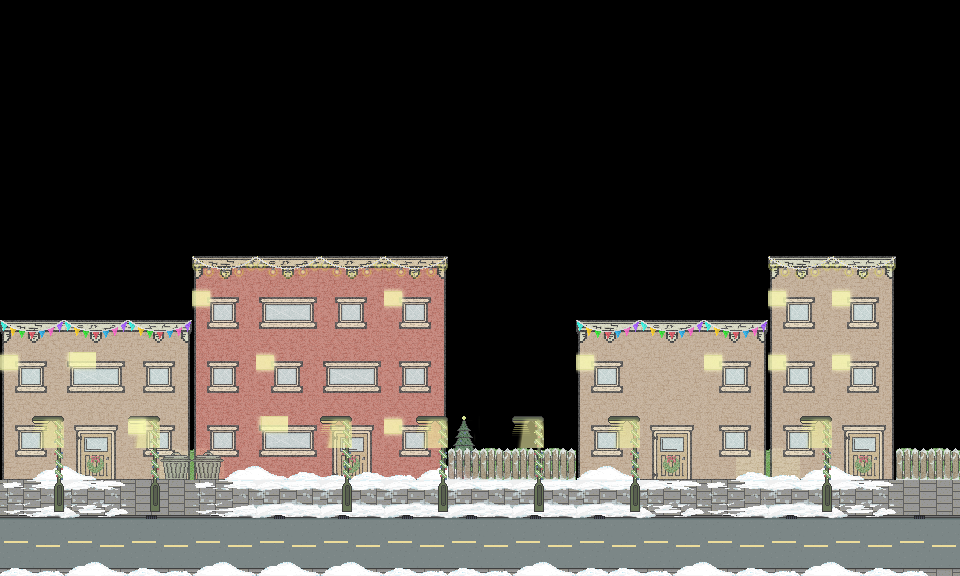

Tiled map render using the project's own tile images. Description and the map definition, with tile-layer contents summarised, below:
An orthogonal 30x18 tile map with 32x32 px tiles, 23 tile layers (bg_grass, bg_houses, bg_houses_lights, bg_houses_windows_doors, ...), 2 tilesets.

<map version="1.0" orientation="orthogonal" renderorder="right-down" width="30" height="18" tilewidth="32" tileheight="32" nextobjectid="1">
 <tileset firstgid="1" name="testsprite" tilewidth="32" tileheight="32">
  <image source="testsprite.png" width="640" height="640" />
 </tileset>
 <tileset firstgid="401" name="lights" tilewidth="32" tileheight="32">
  <image source="../lighting/lights.png" width="480" height="480" />
 </tileset>
 <layer name="bg_grass" width="30" height="18">
  <data>[540 cells, 10 non-empty, 1 distinct tile ids]</data>
 </layer>
 <layer name="bg_houses" width="30" height="18">
  <data>[540 cells, 144 non-empty, 33 distinct tile ids]</data>
 </layer>
 <layer name="bg_houses_lights" width="30" height="18">
  <data>[540 cells, 24 non-empty, 4 distinct tile ids]</data>
 </layer>
 <layer name="bg_houses_windows_doors" width="30" height="18">
  <data>[540 cells, 116 non-empty, 12 distinct tile ids]</data>
 </layer>
 <layer name="bg_obstacles" width="30" height="18">
  <data>[540 cells, 0 non-empty, 0 distinct tile ids]</data>
 </layer>
 <layer name="bg_houses_snow" width="30" height="18">
  <data>[540 cells, 16 non-empty, 4 distinct tile ids]</data>
 </layer>
 <layer name="bg_houses_decoration" width="30" height="18">
  <data>[540 cells, 8 non-empty, 2 distinct tile ids]</data>
 </layer>
 <layer name="bg_houses_trees" width="30" height="18">
  <data>[540 cells, 2 non-empty, 2 distinct tile ids]</data>
 </layer>
 <layer name="bg_fences" width="30" height="18">
  <data>[540 cells, 6 non-empty, 1 distinct tile ids]</data>
 </layer>
 <layer name="bg_billboard" width="30" height="18">
  <data>[540 cells, 0 non-empty, 0 distinct tile ids]</data>
 </layer>
 <layer name="bg_billboard_decoration" width="30" height="18">
  <data>[540 cells, 0 non-empty, 0 distinct tile ids]</data>
 </layer>
 <layer name="bg_bins" width="30" height="18">
  <data>[540 cells, 2 non-empty, 1 distinct tile ids]</data>
 </layer>
 <layer name="fg_top_road" width="30" height="18">
  <data>[540 cells, 30 non-empty, 8 distinct tile ids]</data>
 </layer>
 <layer name="fg_top_road_2" width="30" height="18">
  <data>[540 cells, 30 non-empty, 8 distinct tile ids]</data>
 </layer>
 <layer name="fg_snow" width="30" height="18">
  <properties>
   <property name="foreground" value="true" />
  </properties>
  <data>[540 cells, 0 non-empty, 0 distinct tile ids]</data>
 </layer>
 <layer name="fg_lampost_bottom" width="30" height="18">
  <properties>
   <property name="foreground" value="true" />
  </properties>
  <data>[540 cells, 14 non-empty, 2 distinct tile ids]</data>
 </layer>
 <layer name="fg_lampost_top" width="30" height="18">
  <properties>
   <property name="foreground" value="true" />
  </properties>
  <data>[540 cells, 7 non-empty, 1 distinct tile ids]</data>
 </layer>
 <layer name="fg_bottom_road" width="30" height="18">
  <properties>
   <property name="collision" value="true" />
   <property name="ignore" value="true" />
   <property name="layer" value="10" />
  </properties>
  <data>[540 cells, 30 non-empty, 6 distinct tile ids]</data>
 </layer>
 <layer name="fg_road_snow" width="30" height="18">
  <properties>
   <property name="foreground" value="true" />
  </properties>
  <data>[540 cells, 29 non-empty, 4 distinct tile ids]</data>
 </layer>
 <layer name="lamp_lights" width="30" height="18">
  <properties>
   <property name="lightspawn" value="true" />
   <property name="lighttype" value="lamp" />
  </properties>
  <data>[540 cells, 7 non-empty, 1 distinct tile ids]</data>
 </layer>
 <layer name="tree_lights" width="30" height="18">
  <properties>
   <property name="lightspawn" value="true" />
   <property name="lighttype" value="tree" />
  </properties>
  <data>[540 cells, 1 non-empty, 1 distinct tile ids]</data>
 </layer>
 <layer name="small_window_lights" width="30" height="18">
  <properties>
   <property name="lightspawn" value="true" />
   <property name="lighttype" value="smallwindow" />
  </properties>
  <data>[540 cells, 12 non-empty, 1 distinct tile ids]</data>
 </layer>
 <layer name="big_window_lights" width="30" height="18">
  <properties>
   <property name="lightspawn" value="true" />
   <property name="lighttype" value="window" />
  </properties>
  <data>[540 cells, 2 non-empty, 1 distinct tile ids]</data>
 </layer>
</map>
